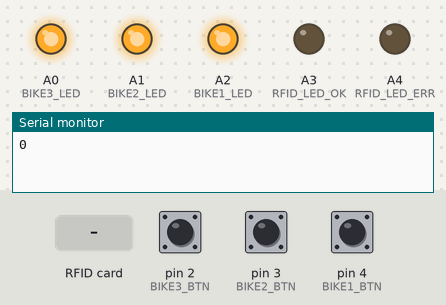
This program was run on a simulated Arduino Uno, built with avr-gcc and run on an emulated ATmega328P. On the bench: output pins drawn as LEDs (lit = HIGH), the last lines printed to the serial monitor. Dashed ring = blinking. Inputs (shaded band) come from the test bench; at power-on: pin 2 (BIKE3_BTN) LOW, pin 3 (BIKE2_BTN) LOW, pin 4 (BIKE1_BTN) LOW. Pins used as bus, display or sensor lines are not drawn.

Above: at 6.3 s.
6.4 s: RFID card 4C E5 5B 9B held to the reader
At 6.72 s:
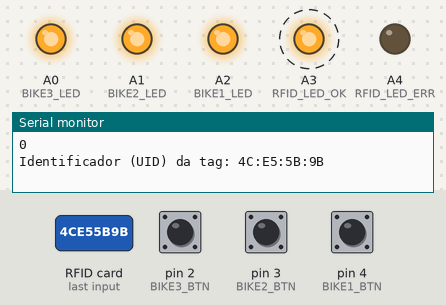
8.2 s: pin 2 (BIKE3_BTN) pulled HIGH for 0.15 s
At 8.48 s:
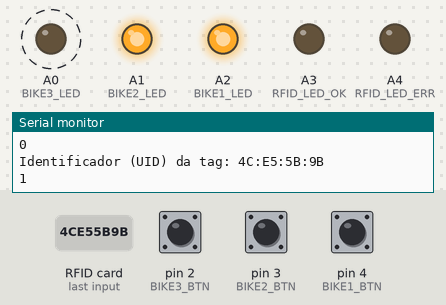
Timing chart, 0 to 11.2 s (numbered marks = the images above; inputs shaded):
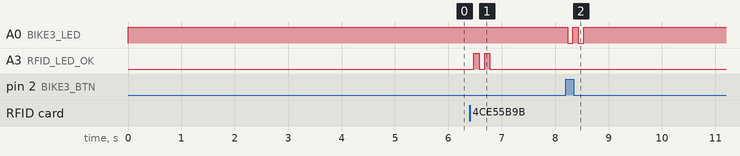

Measured:
- after the input at 6.4 s, A3 (RFID_LED_OK): alternates HIGH for 0.10 s and LOW for 0.10 s, 4 changes in all, then stays LOW, starting after 0.08 s
- after the input at 8.2 s, A0 (BIKE3_LED): alternates HIGH for 0.10 s and LOW for 0.10 s, 4 changes in all, then stays HIGH, starting at once

The program:

main.cpp
```cpp
#include <Arduino.h>
#include <ArduinoJson.h>
#include <SPI.h>
#include <MFRC522.h>
#include "LoRaMESH.h"

#define BTN_CNT      3
#define BIKE1_LED     A2
#define BIKE2_LED     A1
#define BIKE3_LED     A0
#define RFID_LED_OK   A3
#define RFID_LED_ERR  A4
#define BIKE1_BTN     4
#define BIKE2_BTN     3
#define BIKE3_BTN     2
#define LORA_TX       5
#define LORA_RX       6
#define SS_PIN 10 //PINO SDA
#define RST_PIN 9 //PINO DE RESET

enum Status {
	READ_RFID,
	SELECT_BIKE,
	SEND_REQUEST,
	WAIT_FOR_ESP,
	UNLOCK_BIKE,
	ERROR_STATE
};

typedef struct {
	uint8_t last;
} Button_t;

typedef struct {
	uint8_t name_idx;
	uint8_t bike_idx;
} Selection_t;

/* private variables */
static int8_t last_state = -1; //debug
static uint8_t state = READ_RFID;
static Button_t bts[BTN_CNT] = {};
static uint8_t bike_status[3] = {};
static Selection_t choice = {};
static String names[] = {"Rosinaldo", "Rafael", "Marco", "Bois"};
static String tags[]  = {"tag rosi", "tag rafael", "tag marco", "4C:E5:5B:9B"};
static String bikes[] = {"EMPTY", "BIKE 1", "BIKE 2", "BIKE 3"};
static DynamicJsonDocument json_data(20);
static MFRC522 rfid(SS_PIN, RST_PIN);

/* function */
void fsm();
void quick_blink_green();
void quick_blink_red();
void quick_blink_pin(uint8_t pin);

void setup() {
  // Serial
  Serial.begin(9600);

  json_data["tenant"] = "";
  json_data["name"] = "";

  // coloca as bikes
  bike_status[0] = 1;
  bike_status[1] = 1;
  bike_status[2] = 1;

  // leds e botões
	pinMode(BIKE1_LED, OUTPUT);
	pinMode(BIKE2_LED, OUTPUT);
	pinMode(BIKE3_LED, OUTPUT);
	pinMode(RFID_LED_OK, OUTPUT);
	pinMode(RFID_LED_ERR, OUTPUT);
	pinMode(BIKE1_BTN, INPUT);
	pinMode(BIKE2_BTN, INPUT);
	pinMode(BIKE3_BTN, INPUT);

  // acende as bikes
  digitalWrite(BIKE1_LED, HIGH);
  digitalWrite(BIKE2_LED, HIGH);
  digitalWrite(BIKE3_LED, HIGH);

	//RFID
  SPI.begin(); //INICIALIZA O BARRAMENTO SPI
  rfid.PCD_Init(); //INICIALIZA MFRC522

	//LoRaMESH
	SerialCommandsInit(LORA_RX, LORA_TX, 9600);
}

void loop() {
	fsm();
}

void fsm()
{
  delay(50);
  // debug
  if (last_state != state) {
    Serial.println(state);
    last_state = state;
  }
  String json_string;
  const char* c_json_str;
	uint8_t btn_state;
  String strID;
  uint16_t lixo;
  uint8_t resposta[10];
  uint8_t resp_size = 0;

	switch (state) {

	case READ_RFID:
    // verifica se tem algum RFID pra ler
    if (!rfid.PICC_IsNewCardPresent() || !rfid.PICC_ReadCardSerial()) break;

    // se tiver RFID pra ler, pega o valor da tag dele
    strID = "";
    for (byte i = 0; i < 4; i++) {
      strID +=
      (rfid.uid.uidByte[i] < 0x10 ? "0" : "") +
      String(rfid.uid.uidByte[i], HEX) +
      (i!=3 ? ":" : "");
    }
    strID.toUpperCase();

    // printa tag lida
    Serial.print("Identificador (UID) da tag: ");
    Serial.println(strID);

    // set name index
    if (strID.equals(tags[0])){
      // tag de rosi
      choice.name_idx = 0;
      json_data["tenant"] = "Rosinaldo";
      state = SELECT_BIKE;
      quick_blink_green();
      break;
    }
    else if (strID.equals(tags[1])){
      // tag de rafael
      choice.name_idx = 1;
      json_data["tenant"] = "Rafael";
      state = SELECT_BIKE;
      quick_blink_green();
      break;
    }
    else if (strID.equals(tags[2])){
      // tag de marco
      choice.name_idx = 2;
      json_data["tenant"] = "Marco";
      state = SELECT_BIKE;
      quick_blink_green();
      break;
    }
    else if (strID.equals(tags[3])){
      // tag de bois
      choice.name_idx = 3;
      json_data["tenant"] = "Bois";
      state = SELECT_BIKE;
      quick_blink_green();
      break;
    }
    else {
      // tag não reconhecida
      Serial.print("tag nao reconhecida!");
      quick_blink_red();
      break;
    }

		break;

	case SELECT_BIKE:
		// if select bike 1
		btn_state = digitalRead(BIKE1_BTN);
		if (btn_state != bts[0].last && btn_state == HIGH) {
			choice.bike_idx = 1;
      // se tiver bike no lugar
      if(bike_status[0] == 1){
        state = SEND_REQUEST;
        json_data["name"] = "BIKE 1";
      }
      else {
        state = ERROR_STATE;
      }
			// quick blink select bike
      quick_blink_pin(BIKE1_LED);
		}
		bts[0].last = btn_state;

		// if select bike 2
		btn_state = digitalRead(BIKE2_BTN);
		if (btn_state != bts[1].last && btn_state == HIGH) {
			choice.bike_idx = 2;
      // se tiver bike no lugar
			if(bike_status[1] == 1){
        state = SEND_REQUEST;
        json_data["name"] = "BIKE 2";
      }
      else {
        state = ERROR_STATE;
      }
			// quick blink select bike
      quick_blink_pin(BIKE2_LED);
		}
		bts[1].last = btn_state;

		// if select bike 3
		btn_state = digitalRead(BIKE3_BTN);
		if (btn_state != bts[2].last && btn_state == HIGH) {
			choice.bike_idx = 3;
      // se tiver bike no lugar
			if(bike_status[2] == 1){
        state = SEND_REQUEST;
        json_data["name"] = "BIKE 3";
      }
      else {
        state = ERROR_STATE;
      }
			// quick blink select bike
      quick_blink_pin(BIKE3_LED);
		}
		bts[2].last = btn_state;
		break;

	case SEND_REQUEST:
    // stringfy json
    serializeJson(json_data, json_string);
    c_json_str = json_string.c_str();
		// send lora
    PrepareFrameCommand(0, 0x7F, (uint8_t *)c_json_str, json_string.length());
    SendPacket();
    // wait esp
    state = WAIT_FOR_ESP;
		break;

  case WAIT_FOR_ESP:
    // ve se tem pacote
    resp_size = 0;
    ReceivePacketCommand(&lixo, (uint8_t *)&lixo, resposta, &resp_size, 5000);
    // se teve resposta
    if (resp_size != 0) {
      Serial.print("resposta da esp: ");
      Serial.write(resposta, resp_size);
      Serial.println();
      if (resposta[0] == 'Y'){
        state = UNLOCK_BIKE;
        break;
      }
      else if(resposta[0] == 'N'){
        state = ERROR_STATE;
        break;
      }
    }
    else {
      break;
    }
    break;

	case UNLOCK_BIKE:
    bike_status[(choice.bike_idx-1)] = 0;
    quick_blink_green();
    if (choice.bike_idx == 1) {
      digitalWrite(BIKE1_LED, LOW);
    }
    else if (choice.bike_idx == 2) {
      digitalWrite(BIKE2_LED, LOW);
    }
    else if (choice.bike_idx == 3) {
      digitalWrite(BIKE3_LED, LOW);
    }
    choice = {};
    json_data["tenant"] = "";
    json_data["name"] = "";
    state = READ_RFID;
		break;

  case ERROR_STATE:
    quick_blink_red();
    state = READ_RFID;
    choice = {};
    json_data["tenant"] = "";
    json_data["name"] = "";
    break;
	}
}

void quick_blink_pin(uint8_t pin){
  digitalWrite(pin, !digitalRead(pin));
	delay(100);
	digitalWrite(pin, !digitalRead(pin));
	delay(100);
	digitalWrite(pin, !digitalRead(pin));
	delay(100);
	digitalWrite(pin, !digitalRead(pin));
	delay(100);
}

void quick_blink_green()
{
  quick_blink_pin(RFID_LED_OK);
  digitalWrite(RFID_LED_OK, LOW);
}

void quick_blink_red()
{
  quick_blink_pin(RFID_LED_ERR);
  digitalWrite(RFID_LED_ERR, LOW);
}
```

LoRaMESH.h
```cpp
/* ---------------------------------------------------
        Radioenge Equipamentos de Telecomunicações
   ---------------------------------------------------
    This library contains a set of functions to configure
    and operate the EndDevice LoRaMESH Radioenge

  Date: 13/12/18
*/
#ifndef _LORA_MESH_
#define _LORA_MESH_

#include <stdint.h>
#include "Arduino.h"
#include <SoftwareSerial.h>

/* ----- Defines ------ */

#define MAX_PAYLOAD_SIZE 232
#define MAX_BUFFER_SIZE 237

/* -----  Default Comands List ----- */
typedef enum
{
  CMD_LORAPARAMETER   = 0xD6,   /* Gets or Sets the LoRa modulation parameters */
  CMD_LOCALREAD       = 0xE2,   /* Gets the ID, NET and UNIQUE ID info from the local device */
  CMD_REMOTEREAD      = 0xD4,   /* Gets the ID, NET and UNIQUE ID info from a remote device */
  CMD_WRITECONFIG     = 0xCA,   /* Writes configuration info to the device, i.e. NET and ID */
  CMD_GPIOCONFIG      = 0xC2,   /* Configures a given GPIO pin to a desired mode, gets or sets its value */
  CMD_DIAGNOSIS       = 0xE7,   /* Gets diagnosis information from the device */
  CMD_READNOISE       = 0xD8,   /* Reads the noise floor on the current channel */
  CMD_READRSSI        = 0xD5,   /* Reads the RSSI between the device and a neighbour */
  CMD_TRACEROUTE      = 0xD2,   /* Traces the hops from the device to the master */
  CMD_SENDTRANSP      = 0x28    /* Sends a packet to the device's transparent serial port */
} Cmd_Typedef;


/* GPIO Enum */
typedef enum
{
  GPIO0,
  GPIO1,
  GPIO2,
  GPIO3,
  GPIO4,
  GPIO5,
  GPIO6,
  GPIO7
} GPIO_Typedef;

/* GPIO mode enum */
typedef enum
{
  DIGITAL_IN,
  DIGITAL_OUT,
  ANALOG_IN = 3
} Mode_Typedef;

/* Pull resistor enum */
typedef enum
{
  PULL_OFF,
  PULLUP,
  PULLDOWN
} Pull_Typedef;

typedef enum
{
  MESH_OK,
  MESH_ERROR
} MeshStatus_Typedef;

/* ----- Public global variables ----- */

/* ----- Public Functions Prototype ----- */

/**
  * @brief Initializes Commands interface and the SoftwareSerial object on given Rx/Tx pins and Baudrate
  * @param rxPin: Serial Rx pin
  * @param txPin: Serial Tx pin
  * @param baudRate: Serial baudrate, in bps
  * @retval pointer to the SoftwareSerial object
  */
SoftwareSerial* SerialCommandsInit(uint8_t rxPin, uint8_t txPin, uint32_t baudRate);


/**
  * @brief Initializes Transparent interface and the SoftwareSerial object on given Rx/Tx pins and Baudrate
  * @param rxPin: Serial Rx pin
  * @param txPin: Serial Tx pin
  * @param baudRate: Serial baudrate, in bps
  * @retval pointer to the SoftwareSerial object
  */
SoftwareSerial* SerialTranspInit(uint8_t rxPin, uint8_t txPin, uint32_t baudRate);


/**
  * @brief Prepares a frame to transmission via commands interface
  * @param id: Target device's ID
  * @param command: Byte that indicates the command
  * @param payload: pointer to the array holding the payload
  * @param payloadSize: payload size
  * @retval MESH_OK or MESH_ERROR
  */
MeshStatus_Typedef PrepareFrameCommand(uint16_t id, uint8_t command, uint8_t* payload, uint8_t payloadSize);


/**
  * @brief Prepares a frame to transmission via transparent interface
  * @param id: Target device's ID
  * @param payload: pointer to the array holding the payload
  * @param payloadSize: payload size
  * @retval MESH_OK or MESH_ERROR
  */
MeshStatus_Typedef PrepareFrameTransp(uint16_t id, uint8_t* payload, uint8_t payloadSize);


/**
  * @brief Sends a frame previously prepared by PrepareFrame
  * @param None
  * @retval MESH_OK or MESH_ERROR
  */
MeshStatus_Typedef SendPacket();


/**
  * @brief Receives a packet from the commands interface
  * @param id[out]: ID from the received message
  * @param command[out]: received command
  * @param payload[out]: buffer where the received payload will be copied to
  * @param payloadSize[out]: received payload size
  * @param timeout: reception timeout, in ms
  * @retval MESH_OK or MESH_ERROR
  */
MeshStatus_Typedef ReceivePacketCommand(uint16_t* id, uint8_t* command, uint8_t* payload, uint8_t* payloadSize, uint32_t timeout);


/**
  * @brief Receives a packet from the transparent interface
  * @param id[out]: ID from the received message
  * @param payload[out]: buffer where the received payload will be copied to
  * @param payloadSize[out]: received payload size
  * @param timeout: reception timeout, in ms
  * @retval MESH_OK or MESH_ERROR
  */
MeshStatus_Typedef ReceivePacketTransp(uint16_t* id, uint8_t* payload, uint8_t* payloadSize, uint32_t timeout);


/**
  * @brief Configures a GPIO of a device
  * @param id: Target device's ID
  * @param pin: pin to be configured (GPIO0 ... GPIO7)
  * @param mode: operation mode (DIGITAL_IN, DIGITAL_OUT, ANALOG_IN)
  * @param pull: internal pull resistor mode (PULL_OFF, PULLUP, PULLDOWN)
  * @retval MESH_OK or MESH_ERROR
  */
MeshStatus_Typedef GpioConfig(uint16_t id, GPIO_Typedef pin, Mode_Typedef mode, Pull_Typedef pull);


/**
  * @brief Sets the logic level of a given pin
  * @param id: Target device's ID
  * @param pin: pin to be configured (GPIO0 ... GPIO7)
  * @param value: 1 or 0
  * @retval MESH_OK or MESH_ERROR
  */
MeshStatus_Typedef GpioWrite(uint16_t id, GPIO_Typedef pin, uint8_t value);


/**
  * @brief Reads the logic level (digital) or the analog value of a pin
  * @param id: Target device's ID
  * @param pin: pin to be configured (GPIO0 ... GPIO7)
  * @param value[out]: 1 or 0 (digital mode); 0 to 4095 (analog mode)
  * @retval MESH_OK or MESH_ERROR
  */
MeshStatus_Typedef GpioRead(uint16_t id, GPIO_Typedef pin, uint16_t* value);


/**
  * @brief Gets the ID, NET and UNIQUE ID info from the local device
  * @param id[out]: Local device's id
  * @param net[out]: Configured NET on local device
  * @param uniqueId[out]: Device Unique ID
  * @retval MESH_OK or MESH_ERROR
  */
MeshStatus_Typedef LocalRead(uint16_t* id, uint16_t* net, uint32_t* uniqueId);


/**
  * @brief  Computes CRC16.
  * @param  data_in: Pointer to the input buffer.
  * @param  length: Buffer size
  * @retval CRC16
  */
uint16_t ComputeCRC(uint8_t* data_in, uint16_t length);


#endif
```

Source omitted: LoRaMESH.cpp (12404 bytes)
